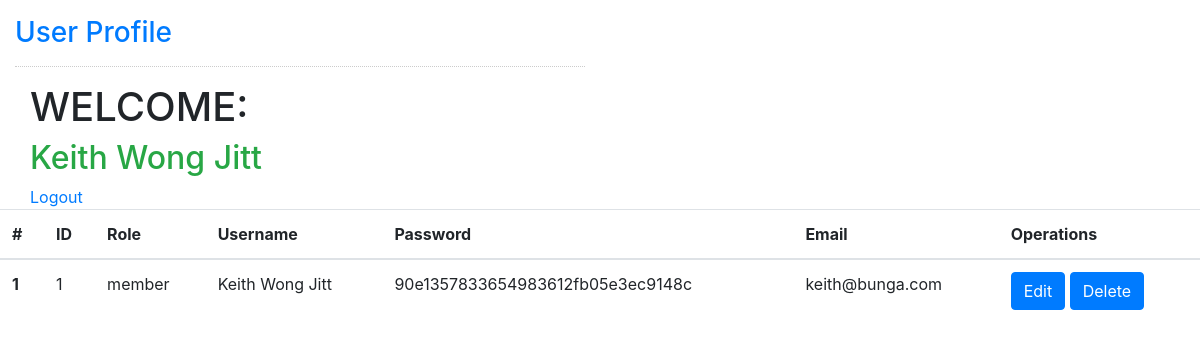
Screenshot of /FYP/userProfile.php (signed in) with the database file from the repository.
### tables this page shows
CREATE TABLE IF NOT EXISTS `users` (
  `id` int NOT NULL AUTO_INCREMENT,
  `role` enum('member','teacher','committee','admin') NOT NULL,
  `username` varchar(50) NOT NULL,
  `password` varchar(50) NOT NULL,
  `email` varchar(50) NOT NULL,
  PRIMARY KEY (`id`)
);

### FYP/userProfile.php (the view, shortened to what this page needs)
<!DOCTYPE html>
<?php
include ('includes/database.php');
?>
<html lang="en">
	<head>
        <link rel="stylesheet" href="https://cdn.jsdelivr.net/npm/bootstrap@4.6.1/dist/css/bootstrap.min.css">
	</head>
<body>
	<nav class="navbar navbar-default">
	</nav>
	<div class="col-md-6 well">
		<h3 class="text-primary">User Profile</h3>
		<hr style="border-top:1px dotted #ccc;"/>
		<div class="col-md-6">
			<h1>WELCOME:</h1>
			<?php echo "<h2 class='text-success'>".$_SESSION['username']."</h2>"; ?>
			<a href="logout.php">Logout</a>
		</div>
	</div>
    <table class="table">
        <thead>
            <tr>
                <th scope="col">#</th>
                <th scope="col">ID</th>
                <th scope="col">Role</th>
                <th scope="col">Username</th>
                <th scope="col">Password</th>
                <th scope="col">Email</th>
                <th scope="col">Operations</th>
            </tr>
        </thead>
        <tbody>
            <?php
            $id = intval($_SESSION["id"]);
            $sql = "SELECT * FROM users WHERE id='$id'";
            $result = mysqli_query($conn, $sql);
            $counter = 1;
            while($row = mysqli_fetch_assoc($result)) {
            ?>
            <tr>
                <th scope="row"><?php echo $counter++; ?></th>
                <td><?php echo $row["id"]; ?></td>
                <td><?php echo $row["role"]; ?></td>
                <td><?php echo $row["username"] ?></td>
                <td><?php echo $row["password"]; ?></td>
                <td><?php echo $row["email"]; ?></td>
                <td>
                    <a href="editprofile.php?id=<?php echo $row["id"]; ?>" class="btn btn-primary">Edit</a>
                    <a href="deleteProfile.php?id=<?php echo $row["id"]; ?>" class="btn btn-primary">Delete</a>
                </td>
            </tr>
            <?php } ?>
        </tbody>
        </table>
  </body>
</html>
</body>
</html>

### rows the page displays
users: id "1", role "member", username "Keith Wong Jitt", password "90e1357833654983612fb05e3ec9148c", email "keith@bunga.com"

### other values shown
$_SESSION['username'] "Keith Wong Jitt"
